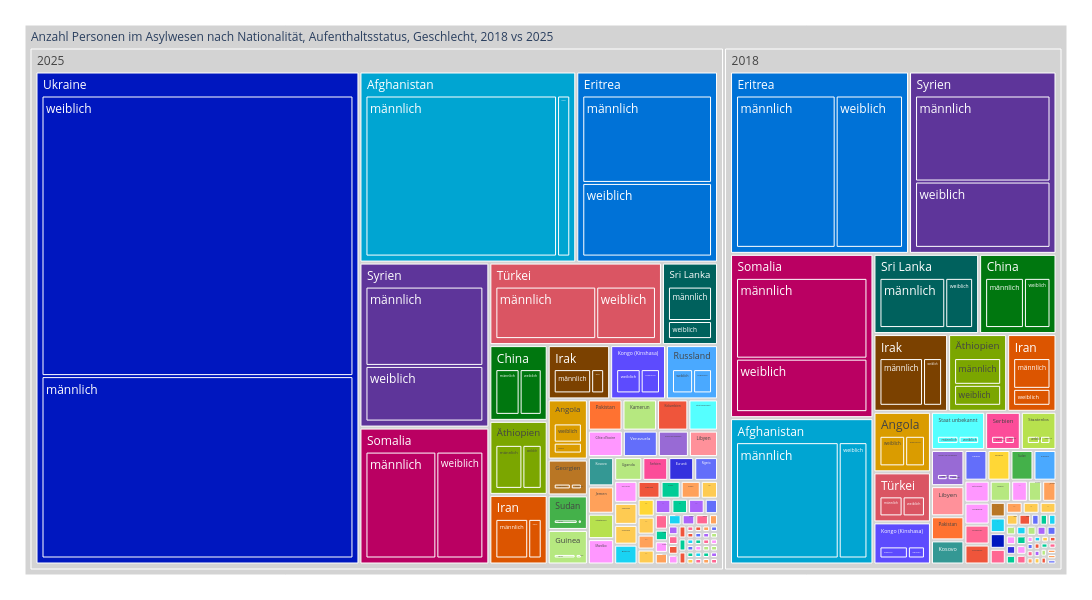

Notebook cell for this chart:
### Markdown cell above
##### Anzahl Personen nach Jahr, Nationaliät und Geschlecht

### Code cell
treeMap0 = mypy_dv.plot_px_treemap(
    data=data2betested.loc[[data_min_date,data_max_date]]
    ,levels=['Jahr','NationHistLang','SexLang']
    ,values="Anzahl"
    ,color="NationHistLang"
    #, color_continuous_scale='Blues'
    ,color_discrete_map=farben_dict_zc
    ,height=600
    ,width=1100               
    #,margin_val_bottom=25
    ,myHeaderTitle=f"Anzahl Personen im Asylwesen nach Nationalität, Aufenthaltsstatus, Geschlecht, {data_min_date.year} vs {data_max_date.year}"
)
treeMap0

### Figure 1 — Plotly figure (JSON) as saved in the notebook; plotly's stock layout.template omitted (floating-point values rounded to 4 significant figures; data arrays with more than 128 entries replaced by an {"elided": "..."} marker saying what was removed)
{"data": [{"branchvalues": "total", "customdata": {"elided": "424x1 str values"}, "domain": {"x": [0, 1], "y": [0, 1]}, "hovertemplate": "%{label}<br><br>Anzahl:<br>%{value}<extra></extra>", "ids": {"elided": "424 str values"}, "labels": {"elided": "424 str values"}, "marker": {"colors": {"elided": "424 str values"}}, "name": "", "parents": {"elided": "424 str values"}, "root": {"color": "grey"}, "type": "treemap", "values": {"elided": "424 int values"}}], "layout": {"height": 600, "legend": {"tracegroupgap": 0}, "margin": {"b": 25, "l": 25, "r": 25, "t": 25}, "width": 1100}}
